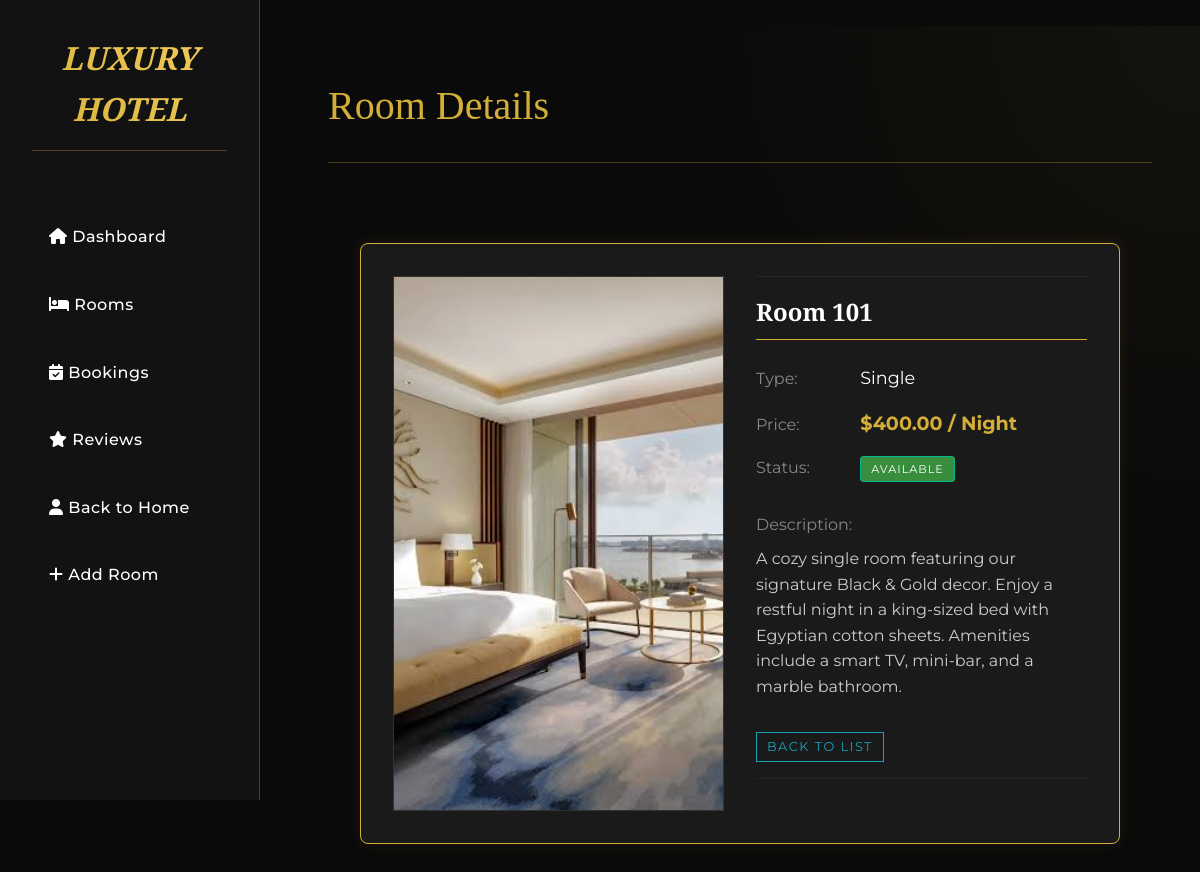
Page /rooms/8/ on the committed database.
### hotel/models.py (models this page shows, shortened)
class Room(models.Model):
    ROOM_TYPES = [
        ('SINGLE', 'Single'),
        ('DOUBLE', 'Double'),
        ('SUITE', 'Suite'),
    ]
    number = models.CharField(max_length=10, unique=True)
    room_type = models.CharField(max_length=20, choices=ROOM_TYPES)
    price_per_night = models.DecimalField(max_digits=10, decimal_places=2)
    capacity = models.IntegerField()
    description = models.TextField(blank=True)
    is_occupied = models.BooleanField(default=False)
    image = models.ImageField(upload_to='rooms/', blank=True, null=True)

### hotel/views.py (the view)
# urls.py: path('rooms/<int:pk>/', views.room_detail, name='room_detail'),
def room_detail(request, pk):
    room = get_object_or_404(Room, pk=pk)
    return render(request, 'hotel/room_detail.html', {'room': room})

### templates/hotel/room_detail.html (shortened to what this page needs)
﻿{% extends 'base.html' %}
{% block header %}Room Details{% endblock %}
{% block content %}
<div class="container" style="display: flex; justify-content: center; padding: 2rem;">
    <div class="detail-card" style="display: flex; gap: 2rem; background: #1a1a1a; padding: 2rem; border: 1px solid #d4af37; box-shadow: 0 0 15px rgba(212,175,55,0.1); max-width: 900px; width: 100%;">
        {% if room.image %}
        <div class="detail-image" style="flex: 1; min-width: 300px;">
            <img src="{{ room.image.url }}" alt="Room {{ room.number }}" style="width: 100%; height: 100%; object-fit: cover; border: 1px solid #333;">
        </div>
        {% endif %}
        <div class="detail-info" style="flex: 1; display: flex; flex-direction: column; justify-content: center;">
            <h2 style="color: #fff; margin-bottom: 1.5rem; border-bottom: 1px solid #d4af37; padding-bottom: 0.5rem;">Room {{ room.number }}</h2>
            <div class="info-group" style="margin-bottom: 1rem;">
                <label style="color: #888; width: 100px; display: inline-block;">Type:</label>
                <span style="color: #fff; font-size: 1.1rem;">{{ room.get_room_type_display }}</span>
            </div>
            <div class="info-group" style="margin-bottom: 1rem;">
                <label style="color: #888; width: 100px; display: inline-block;">Price:</label>
                <span style="color: #d4af37; font-size: 1.2rem; font-weight: bold;">${{ room.price_per_night }} / Night</span>
            </div>
            <div class="info-group" style="margin-bottom: 1rem;">
                <label style="color: #888; width: 100px; display: inline-block;">Status:</label>
                <span class="badge {% if room.is_occupied %}badge-occupied{% else %}badge-available{% endif %}" style="padding: 5px 10px; border-radius: 4px; color: #fff; background: {% if room.is_occupied %}#d32f2f{% else %}#388e3c{% endif %};">
                    {% if room.is_occupied %}Occupied{% else %}Available{% endif %}
                </span>
            </div>
            {% if room.description %}
            <div class="info-group description" style="margin-top: 1rem; margin-bottom: 2rem; color: #ccc; line-height: 1.6;">
                <label style="color: #888; display: block; margin-bottom: 0.5rem;">Description:</label>
                <p>{{ room.description }}</p>
            </div>
            {% endif %}
            <div class="detail-actions" style="margin-top: auto; display: flex; gap: 0.5rem;">
                <a href="{% url 'room_list' %}" class='btn btn-sm btn-outline-info' style="padding: 4px 10px; font-size: 0.8rem; display: inline-flex; align-items: center; gap: 5px; border: 1px solid #17a2b8; color: #17a2b8; background: transparent;'>
                    <i class="fas fa-arrow-left"></i> Back to List
                </a>
            </div>
        </div>
    </div>
</div>
{% endblock %}

### static/css/style.css (style rules this page uses)
:root { --primary-gold: #D4AF37; --primary-gold-dim: #b5952f; --primary-gold-bright: #f3ce5e; --bg-dark: #0a0a0a; --surface-dark: #121212; --surface-light: #1e1e1e; --text-main: #f0f0f0; --text-muted: #a0a0a0; --border-gold: rgba(212, 175, 55, 0.3); --shadow-gold: 0 4px 20px rgba(212, 175, 55, 0.1); --radius: 8px; --transition: all 0.3s ease; }
* { margin: 0; padding: 0; box-sizing: border-box; }
body { background-color: var(--bg-dark); color: var(--text-main); font-family: 'Montserrat', sans-serif; line-height: 1.6; }
h1, h2, h3, h4, h5, h6 { font-family: 'Playfair Display', serif; color: var(--primary-gold); margin-bottom: 0.5rem; }
a { text-decoration: none; color: inherit; transition: var(--transition); }
.badge { padding: 0.3rem 0.8rem; border-radius: 50px; font-size: 0.7rem; text-transform: uppercase; letter-spacing: 1px; border: 1px solid; }
.badge-available { background-color: rgba(0, 184, 148, 0.1); border-color: #00b894; color: #00b894; }
.btn { padding: 0.8rem 1.5rem; border-radius: 0; border: 1px solid transparent; cursor: pointer; font-family: 'Montserrat', sans-serif; font-size: 0.85rem; text-transform: uppercase; letter-spacing: 1.5px; transition: var(--transition); text-align: center; background: transparent; }
.detail-card { background: var(--surface-light); border: 1px solid var(--border-gold); border-radius: var(--radius); overflow: hidden; display: grid; grid-template-columns: 1fr; }
@media (min-width: 800px) { .detail-card { grid-template-columns: 1fr 1fr; } }
.detail-info { margin-bottom: 2rem; color: var(--text-muted); border-top: 1px solid rgba(255,255,255,0.05); border-bottom: 1px solid rgba(255,255,255,0.05); padding: 1rem 0; }
.btn { transition: all 0.3s ease !important; position: relative; overflow: hidden; }

### rows in the picture
Room: image (picture), number "101", room_type "Single", price_per_night "400.00", description "A cozy single room featuring our signature Black & Gold decor. Enjoy a restful night in a king-sized bed with Egyptian cotton sheets. Amenities include a smart TV, mini-bar, and a marble bathroom."
